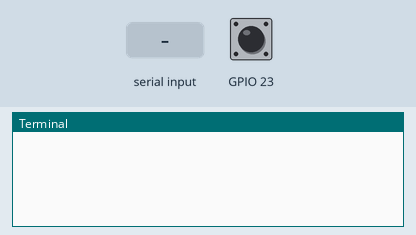
Bench run of a program on a simulated Raspberry Pi (BCM pin numbers). Shown: the last lines printed to the terminal. The test bench sets the inputs (shaded band); at power-on: GPIO 23 HIGH. At 2.9 s the program stops and its outputs stay as they are.

Above: at 1.2 s.
1.3 s: GPIO 23 pulled LOW for 0.15 s
At 2.3 s:
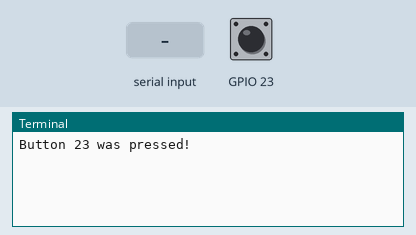
2.9 s: "1" typed at the terminal, then Enter
At 3.5 s:
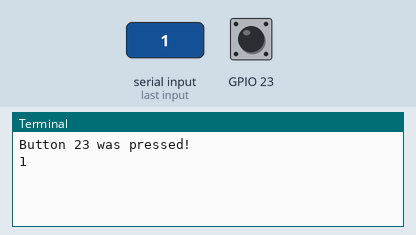

The program:

gpiotest2.py
```python
import RPi.GPIO as GPIO

# Define a callback function that will be called by the GPIO
# event system:
def onButton(channel):
    if channel == 23:
        print("Button",channel,"was pressed!")

# Setup GPIO23 as input with internal pull-up resistor to hold it HIGH
# until it is pulled down to GND by the connected button:
GPIO.setmode(GPIO.BCM)
GPIO.setup(23, GPIO.IN, pull_up_down=GPIO.PUD_UP)

# Register an edge detection event on FALLING edge. When this event
# fires, the callback onButton() will be executed. Because of
# bouncetime=500 all edges 500 ms after a first falling edge will be ignored:
GPIO.add_event_detect(23, GPIO.FALLING, callback=onButton, bouncetime=500)

# The script would exit now but we want to wait for the event to occure
# so we block execution by waiting for keyboard input so every key will exit
# this script
input()
```

Measured:
- after the input at 1.3 s, the terminal: prints a new line at once (image 1)
- after the input at 2.9 s, the terminal: prints a new line at once (image 2)
